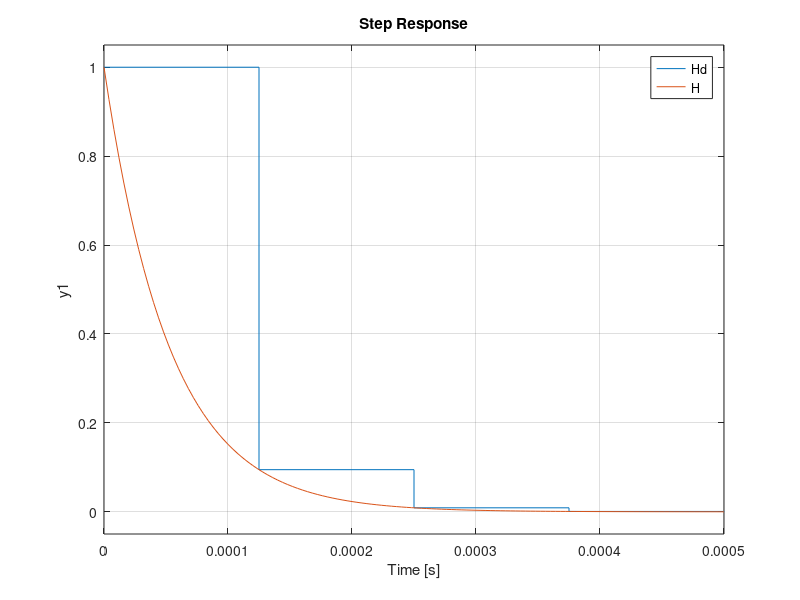

MATLAB code for this plot: (Note: this script raises an error after producing the figure.)
H=tf([1/(2*pi*3000) 0],[1/(2*pi*3000) 1])
Hd=c2d(H,1/8000)
step(Hd,H)
%%
H = tf([1/0.625 0],[1/0.625 1],1/8000)
Hc = d2c(H)
figure
h=bodeplot(H);
setoptions(h,'FreqUnits','Hz','PhaseVisible','off');
figure
h=bodeplot(Hc);
setoptions(h,'FreqUnits','Hz','PhaseVisible','off');
%%
u=ones(512,1);
%u(20)=1;
x=zeros(512,1);
for n=2:512
    x(n)= (u(n-1)-x(n-1))*0.625;
end
plot(x);